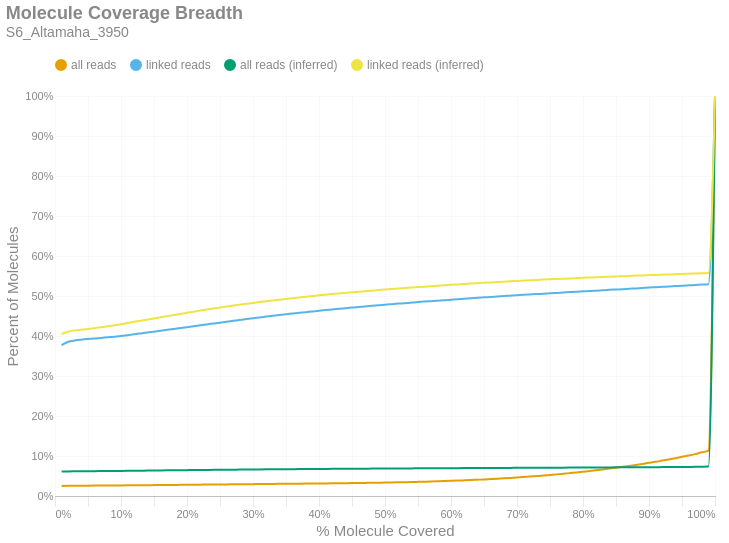

Notebook code for this chart:
### Markdown cell above
### Molecule Read Coverage
This chart shows molecule coverage breadth as computed by the number of bases aligned to that molecule. In other words, "*how much of each unique long molecule is actually sequenced/aligned?*" Keep in mind there is a distinction between sequences and alignments, since some sequences belonging to a particular molecule may not align well and wouldn't appear in the alignment data. This chart also shows molecule coverage breadth as computed by the *inferred fragment* from which the aligned sequences originate. Unlike read coverage, this calculation takes into account the total insert size, including unsequenced gaps between the forward and reverse reads. Like the previous figures, these are cumulative percents.

### Code cell
if SKIPLR:
    print_html(f"Skipped")
else:
    binned_df = consolidated_hist(valids['coverage_bp'], mask, 0.01, True)
    binned_df_inf = consolidated_hist(valids['coverage_inserts'], mask, 0.01, True)
    binned_df = binned_df.with_columns(pl.lit(binned_df_inf['all reads (cumsum)']).alias('all reads (inferred)'))
    binned_df = binned_df.with_columns(pl.lit(binned_df_inf['linked reads (cumsum)']).alias('linked reads (inferred)'))
    binned_df = binned_df.with_columns(
        (pl.col('bin').cast(pl.Float64) + 0.01).alias('right_edge')
    )

    with SafeRender(binned_df):
        (
            density_plot(binned_df, 'Molecule Coverage Breadth', samplename, 'molcov', ['all reads (inferred)','linked reads (inferred)'])
            .encode(
                #x=alt.X('bin:Q', title="% Molecule Covered").axis(format = '%').scale(padding=0),
                x=alt.X('right_edge:Q', title="% Molecule Covered").axis(format='%').scale(padding=0),
                y=alt.Y('value:Q', title='Percent of Molecules')
                    .axis(format='%')
                    .stack(False)
                    .scale(domainMin=0, padding=0),
                color=alt.Color("key:N").scale(domain = ["all reads", "linked reads", "all reads (inferred)", "linked reads (inferred)"]),
                tooltip = [
                    alt.Tooltip("key:N", title = "Data Type"),
                    alt.Tooltip("range_label:N", title="% Molecule Covered"),
                    alt.Tooltip("value:Q", format = ".2%", title="% Molecules")
                ]
            )
        ).display()

### Figure 1 — Vega-Lite specification as saved in the notebook (floating-point values rounded to 4 significant figures)
{"width": "container", "height": 400, "config": {"title": {"anchor": "start", "dy": -15, "fontSize": 18, "color": "#888888", "subtitleColor": "#888888", "subtitleFontSize": 14}, "arc": {"fill": "#0072B2"}, "axis": {"domainColor": "#888888", "domainWidth": 0.5, "gridWidth": 0.2, "grid": false, "titleFontWeight": 400, "titleFontSize": 15, "labelFontSize": 11, "labelColor": "#888888", "tickColor": "#888888", "tickWidth": 0.2, "titleColor": "#888888"}, "axisBand": {"grid": false}, "axisX": {"grid": true, "tickSize": 10, "domainCap": "round"}, "axisY": {"domain": false, "grid": true, "tickSize": 0, "domainCap": "round"}, "background": "transparent", "header": {"labelFontSize": 15, "labelColor": "#888888", "titleFontSize": 15, "titleFontWeight": 600, "titleColor": "#888888"}, "legend": {"labelFont": "sans-serif", "labelFontSize": 12, "labelColor": "#888888", "symbolSize": 100, "symbolType": "circle", "titleFontSize": 12, "titlePadding": 10, "titleColor": "#888888", "title": null, "orient": "top"}, "range": {"category": ["#E69F00", "#56B4E9", "#009E73", "#F0E442", "#0072B2", "#D55E00", "#CC79A7", "#000000"], "diverging": ["#cfe8f3", "#a2d4ec", "#73bfe2", "#46abdb", "#1696d2", "#12719e"]}, "area": {"fill": "#0072B2", "fillOpacity": 0.7, "line": true, "strokeOpacity": 0.7}, "line": {"color": "#0072B2", "stroke": "#0072B2", "strokeWidth": 2}, "trail": {"color": "#0072B2", "stroke": "#0072B2", "strokeWidth": 0, "size": 1}, "point": {"filled": true, "fillOpacity": 1.0, "size": 95}, "text": {"color": "#888888", "fontSize": 11, "align": "right", "fontWeight": 400, "size": 11}, "bar": {"fill": "#0072B2", "stroke": null}, "view": {"stroke": null, "continuousWidth": 660, "continuousHeight": 400}}, "data": {"name": "data-7fbfce187daa8d3ae1d56fd230236cc7"}, "mark": {"type": "line", "interpolate": "monotone", "point": {"opacity": 0, "size": 275}}, "encoding": {"color": {"field": "key", "scale": {"domain": ["all reads", "linked reads", "all reads (inferred)", "linked reads (inferred)"]}, "type": "nominal"}, "tooltip": [{"field": "key", "title": "Data Type", "type": "nominal"}, {"field": "range_label", "title": "% Molecule Covered", "type": "nominal"}, {"field": "value", "format": ".2%", "title": "% Molecules", "type": "quantitative"}], "x": {"axis": {"format": "%"}, "field": "right_edge", "scale": {"padding": 0}, "title": "% Molecule Covered", "type": "quantitative"}, "y": {"axis": {"format": "%"}, "field": "value", "scale": {"domainMin": 0, "padding": 0}, "stack": false, "title": "Percent of Molecules", "type": "quantitative"}}, "params": [{"name": "param_c36ac31b6afebe62", "select": {"type": "point", "fields": ["key"]}, "bind": "legend"}], "title": {"text": "Molecule Coverage Breadth", "subtitle": "S6_Altamaha_3950"}, "transform": [{"fold": ["all reads (cumsum)", "linked reads (cumsum)", "all reads (inferred)", "linked reads (inferred)"]}, {"calculate": "replace(datum.key, ' (cumsum)', '')", "as": "key"}, {"filter": {"param": "param_c36ac31b6afebe62"}}], "usermeta": {"embedOptions": {"downloadFileName": "S6_Altamaha_3950.molcov"}}, "$schema": "https://vega.github.io/schema/vega-lite/v6.1.0.json", "datasets": {"data-7fbfce187daa8d3ae1d56fd230236cc7": [{"bin": "0.0", "interval": "0.0-0.01", "all reads": 0.02473, "linked reads": 0.3771, "all reads (cumsum)": 0.02473, "linked reads (cumsum)": 0.3771, "range_label": "0.0-0.01", "all reads (inferred)": 0.0611, "linked reads (inferred)": 0.4046, "right_edge": 0.01}, {"bin": "0.01", "interval": "0.01-0.02", "all reads": 0.0005984, "linked reads": 0.008506, "all reads (cumsum)": 0.02533, "linked reads (cumsum)": 0.3856, "range_label": "0.01-0.02", "all reads (inferred)": 0.06153, "linked reads (inferred)": 0.4112, "right_edge": 0.02}, {"bin": "0.02", "interval": "0.02-0.03", "all reads": 0.0002537, "linked reads": 0.00332, "all reads (cumsum)": 0.02559, "linked reads (cumsum)": 0.3889, "range_label": "0.02-0.03", "all reads (inferred)": 0.06172, "linked reads (inferred)": 0.414, "right_edge": 0.03}, {"bin": "0.03", "interval": "0.03-0.04", "all reads": 0.0001602, "linked reads": 0.001961, "all reads (cumsum)": 0.02575, "linked reads (cumsum)": 0.3909, "range_label": "0.03-0.04", "all reads (inferred)": 0.06186, "linked reads (inferred)": 0.416, "right_edge": 0.04}, {"bin": "0.04", "interval": "0.04-0.05", "all reads": 0.0001265, "linked reads": 0.001489, "all reads (cumsum)": 0.02587, "linked reads (cumsum)": 0.3924, "range_label": "0.04-0.05", "all reads (inferred)": 0.06198, "linked reads (inferred)": 0.4177, "right_edge": 0.05}, {"bin": "0.05", "interval": "0.05-0.06", "all reads": 0.0001061, "linked reads": 0.001295, "all reads (cumsum)": 0.02598, "linked reads (cumsum)": 0.3937, "range_label": "0.05-0.06", "all reads (inferred)": 0.06211, "linked reads (inferred)": 0.4197, "right_edge": 0.06}, {"bin": "0.06", "interval": "0.06-0.07", "all reads": 0.0001279, "linked reads": 0.001599, "all reads (cumsum)": 0.02611, "linked reads (cumsum)": 0.3953, "range_label": "0.06-0.07", "all reads (inferred)": 0.06227, "linked reads (inferred)": 0.4219, "right_edge": 0.07}, {"bin": "0.07", "interval": "0.07-0.08", "all reads": 0.0001101, "linked reads": 0.001421, "all reads (cumsum)": 0.02622, "linked reads (cumsum)": 0.3967, "range_label": "0.07-0.08", "all reads (inferred)": 0.06242, "linked reads (inferred)": 0.4243, "right_edge": 0.08}, {"bin": "0.08", "interval": "0.08-0.09", "all reads": 0.0001226, "linked reads": 0.001599, "all reads (cumsum)": 0.02634, "linked reads (cumsum)": 0.3983, "range_label": "0.08-0.09", "all reads (inferred)": 0.06259, "linked reads (inferred)": 0.4268, "right_edge": 0.09}, {"bin": "0.09", "interval": "0.09-0.1", "all reads": 0.0001387, "linked reads": 0.001883, "all reads (cumsum)": 0.02648, "linked reads (cumsum)": 0.4002, "range_label": "0.09-0.1", "all reads (inferred)": 0.06278, "linked reads (inferred)": 0.4296, "right_edge": 0.1}, {"bin": "0.1", "interval": "0.1-0.11", "all reads": 0.000144, "linked reads": 0.001893, "all reads (cumsum)": 0.02662, "linked reads (cumsum)": 0.4021, "range_label": "0.1-0.11", "all reads (inferred)": 0.06297, "linked reads (inferred)": 0.4324, "right_edge": 0.11}, {"bin": "0.11", "interval": "0.11-0.12", "all reads": 0.0001513, "linked reads": 0.002119, "all reads (cumsum)": 0.02677, "linked reads (cumsum)": 0.4042, "range_label": "0.11-0.12", "all reads (inferred)": 0.06317, "linked reads (inferred)": 0.4354, "right_edge": 0.12}, {"bin": "0.12", "interval": "0.12-0.13", "all reads": 0.0001598, "linked reads": 0.002229, "all reads (cumsum)": 0.02693, "linked reads (cumsum)": 0.4064, "range_label": "0.12-0.13", "all reads (inferred)": 0.06336, "linked reads (inferred)": 0.4382, "right_edge": 0.13}, {"bin": "0.13", "interval": "0.13-0.14", "all reads": 0.0001625, "linked reads": 0.002271, "all reads (cumsum)": 0.0271, "linked reads (cumsum)": 0.4087, "range_label": "0.13-0.14", "all reads (inferred)": 0.06354, "linked reads (inferred)": 0.4409, "right_edge": 0.14}, {"bin": "0.14", "interval": "0.14-0.15", "all reads": 0.0001516, "linked reads": 0.002124, "all reads (cumsum)": 0.02725, "linked reads (cumsum)": 0.4108, "range_label": "0.14-0.15", "all reads (inferred)": 0.06372, "linked reads (inferred)": 0.4437, "right_edge": 0.15}, {"bin": "0.15", "interval": "0.15-0.16", "all reads": 0.0001651, "linked reads": 0.002313, "all reads (cumsum)": 0.02741, "linked reads (cumsum)": 0.4131, "range_label": "0.15-0.16", "all reads (inferred)": 0.06392, "linked reads (inferred)": 0.4467, "right_edge": 0.16}, {"bin": "0.16", "interval": "0.16-0.17", "all reads": 0.0001602, "linked reads": 0.002292, "all reads (cumsum)": 0.02757, "linked reads (cumsum)": 0.4154, "range_label": "0.16-0.17", "all reads (inferred)": 0.06411, "linked reads (inferred)": 0.4497, "right_edge": 0.17}, {"bin": "0.17", "interval": "0.17-0.18", "all reads": 0.0001644, "linked reads": 0.002286, "all reads (cumsum)": 0.02774, "linked reads (cumsum)": 0.4177, "range_label": "0.17-0.18", "all reads (inferred)": 0.0643, "linked reads (inferred)": 0.4525, "right_edge": 0.18}, {"bin": "0.18", "interval": "0.18-0.19", "all reads": 0.0001483, "linked reads": 0.002119, "all reads (cumsum)": 0.02789, "linked reads (cumsum)": 0.4198, "range_label": "0.18-0.19", "all reads (inferred)": 0.06448, "linked reads (inferred)": 0.4552, "right_edge": 0.19}, {"bin": "0.19", "interval": "0.19-0.2", "all reads": 0.0001618, "linked reads": 0.002234, "all reads (cumsum)": 0.02805, "linked reads (cumsum)": 0.4221, "range_label": "0.19-0.2", "all reads (inferred)": 0.06467, "linked reads (inferred)": 0.458, "right_edge": 0.2}, {"bin": "0.2", "interval": "0.2-0.21", "all reads": 0.0001737, "linked reads": 0.002486, "all reads (cumsum)": 0.02822, "linked reads (cumsum)": 0.4246, "range_label": "0.2-0.21", "all reads (inferred)": 0.06484, "linked reads (inferred)": 0.4607, "right_edge": 0.21}, {"bin": "0.21", "interval": "0.21-0.22", "all reads": 0.0001529, "linked reads": 0.002098, "all reads (cumsum)": 0.02837, "linked reads (cumsum)": 0.4266, "range_label": "0.21-0.22", "all reads (inferred)": 0.06503, "linked reads (inferred)": 0.4636, "right_edge": 0.22}, {"bin": "0.22", "interval": "0.22-0.23", "all reads": 0.0001707, "linked reads": 0.002339, "all reads (cumsum)": 0.02854, "linked reads (cumsum)": 0.429, "range_label": "0.22-0.23", "all reads (inferred)": 0.0652, "linked reads (inferred)": 0.4661, "right_edge": 0.23}, {"bin": "0.23", "interval": "0.23-0.24", "all reads": 0.0001555, "linked reads": 0.002187, "all reads (cumsum)": 0.0287, "linked reads (cumsum)": 0.4312, "range_label": "0.23-0.24", "all reads (inferred)": 0.06537, "linked reads (inferred)": 0.4685, "right_edge": 0.24}, {"bin": "0.24", "interval": "0.24-0.25", "all reads": 0.0001608, "linked reads": 0.002213, "all reads (cumsum)": 0.02886, "linked reads (cumsum)": 0.4334, "range_label": "0.24-0.25", "all reads (inferred)": 0.06553, "linked reads (inferred)": 0.471, "right_edge": 0.25}, {"bin": "0.25", "interval": "0.25-0.26", "all reads": 0.0001654, "linked reads": 0.002281, "all reads (cumsum)": 0.02903, "linked reads (cumsum)": 0.4357, "range_label": "0.25-0.26", "all reads (inferred)": 0.0657, "linked reads (inferred)": 0.4735, "right_edge": 0.26}, {"bin": "0.26", "interval": "0.26-0.27", "all reads": 0.0001549, "linked reads": 0.002187, "all reads (cumsum)": 0.02918, "linked reads (cumsum)": 0.4379, "range_label": "0.26-0.27", "all reads (inferred)": 0.06587, "linked reads (inferred)": 0.476, "right_edge": 0.27}, {"bin": "0.27", "interval": "0.27-0.28", "all reads": 0.0001654, "linked reads": 0.002244, "all reads (cumsum)": 0.02935, "linked reads (cumsum)": 0.4401, "range_label": "0.27-0.28", "all reads (inferred)": 0.06603, "linked reads (inferred)": 0.4784, "right_edge": 0.28}, {"bin": "0.28", "interval": "0.28-0.29", "all reads": 0.0001608, "linked reads": 0.002166, "all reads (cumsum)": 0.02951, "linked reads (cumsum)": 0.4423, "range_label": "0.28-0.29", "all reads (inferred)": 0.06617, "linked reads (inferred)": 0.4806, "right_edge": 0.29}, {"bin": "0.29", "interval": "0.29-0.3", "all reads": 0.0001687, "linked reads": 0.002208, "all reads (cumsum)": 0.02968, "linked reads (cumsum)": 0.4445, "range_label": "0.29-0.3", "all reads (inferred)": 0.06632, "linked reads (inferred)": 0.4827, "right_edge": 0.3}, {"bin": "0.3", "interval": "0.3-0.31", "all reads": 0.0001486, "linked reads": 0.001909, "all reads (cumsum)": 0.02982, "linked reads (cumsum)": 0.4464, "range_label": "0.3-0.31", "all reads (inferred)": 0.06647, "linked reads (inferred)": 0.485, "right_edge": 0.31}, {"bin": "0.31", "interval": "0.31-0.32", "all reads": 0.0001585, "linked reads": 0.002092, "all reads (cumsum)": 0.02998, "linked reads (cumsum)": 0.4485, "range_label": "0.31-0.32", "all reads (inferred)": 0.06661, "linked reads (inferred)": 0.4871, "right_edge": 0.32}, {"bin": "0.32", "interval": "0.32-0.33", "all reads": 0.0001674, "linked reads": 0.00205, "all reads (cumsum)": 0.03015, "linked reads (cumsum)": 0.4505, "range_label": "0.32-0.33", "all reads (inferred)": 0.06674, "linked reads (inferred)": 0.489, "right_edge": 0.33}, {"bin": "0.33", "interval": "0.33-0.34", "all reads": 0.0001661, "linked reads": 0.001946, "all reads (cumsum)": 0.03032, "linked reads (cumsum)": 0.4525, "range_label": "0.33-0.34", "all reads (inferred)": 0.06686, "linked reads (inferred)": 0.4908, "right_edge": 0.34}, {"bin": "0.34", "interval": "0.34-0.35", "all reads": 0.0001575, "linked reads": 0.001867, "all reads (cumsum)": 0.03047, "linked reads (cumsum)": 0.4543, "range_label": "0.34-0.35", "all reads (inferred)": 0.067, "linked reads (inferred)": 0.4926, "right_edge": 0.35}, {"bin": "0.35", "interval": "0.35-0.36", "all reads": 0.0001539, "linked reads": 0.001757, "all reads (cumsum)": 0.03063, "linked reads (cumsum)": 0.4561, "range_label": "0.35-0.36", "all reads (inferred)": 0.06713, "linked reads (inferred)": 0.4946, "right_edge": 0.36}, {"bin": "0.36", "interval": "0.36-0.37", "all reads": 0.0001638, "linked reads": 0.001799, "all reads (cumsum)": 0.03079, "linked reads (cumsum)": 0.4579, "range_label": "0.36-0.37", "all reads (inferred)": 0.06726, "linked reads (inferred)": 0.4965, "right_edge": 0.37}, {"bin": "0.37", "interval": "0.37-0.38", "all reads": 0.0001559, "linked reads": 0.001752, "all reads (cumsum)": 0.03095, "linked reads (cumsum)": 0.4596, "range_label": "0.37-0.38", "all reads (inferred)": 0.06737, "linked reads (inferred)": 0.4981, "right_edge": 0.38}, {"bin": "0.38", "interval": "0.38-0.39", "all reads": 0.0001763, "linked reads": 0.001804, "all reads (cumsum)": 0.03112, "linked reads (cumsum)": 0.4614, "range_label": "0.38-0.39", "all reads (inferred)": 0.06749, "linked reads (inferred)": 0.4999, "right_edge": 0.39}, {"bin": "0.39", "interval": "0.39-0.4", "all reads": 0.000176, "linked reads": 0.00172, "all reads (cumsum)": 0.0313, "linked reads (cumsum)": 0.4632, "range_label": "0.39-0.4", "all reads (inferred)": 0.06762, "linked reads (inferred)": 0.5017, "right_edge": 0.4}, {"bin": "0.4", "interval": "0.4-0.41", "all reads": 0.0001803, "linked reads": 0.001704, "all reads (cumsum)": 0.03148, "linked reads (cumsum)": 0.4649, "range_label": "0.4-0.41", "all reads (inferred)": 0.06773, "linked reads (inferred)": 0.5033, "right_edge": 0.41}, {"bin": "0.41", "interval": "0.41-0.42", "all reads": 0.0001822, "linked reads": 0.001505, "all reads (cumsum)": 0.03166, "linked reads (cumsum)": 0.4664, "range_label": "0.41-0.42", "all reads (inferred)": 0.06783, "linked reads (inferred)": 0.5048, "right_edge": 0.42}, {"bin": "0.42", "interval": "0.42-0.43", "all reads": 0.0002053, "linked reads": 0.00161, "all reads (cumsum)": 0.03187, "linked reads (cumsum)": 0.468, "range_label": "0.42-0.43", "all reads (inferred)": 0.06794, "linked reads (inferred)": 0.5064, "right_edge": 0.43}, {"bin": "0.43", "interval": "0.43-0.44", "all reads": 0.0001931, "linked reads": 0.001568, "all reads (cumsum)": 0.03206, "linked reads (cumsum)": 0.4696, "range_label": "0.43-0.44", "all reads (inferred)": 0.06804, "linked reads (inferred)": 0.5078, "right_edge": 0.44}, {"bin": "0.44", "interval": "0.44-0.45", "all reads": 0.0002066, "linked reads": 0.001442, "all reads (cumsum)": 0.03227, "linked reads (cumsum)": 0.471, "range_label": "0.44-0.45", "all reads (inferred)": 0.06814, "linked reads (inferred)": 0.5093, "right_edge": 0.45}, {"bin": "0.45", "interval": "0.45-0.46", "all reads": 0.000228, "linked reads": 0.001458, "all reads (cumsum)": 0.0325, "linked reads (cumsum)": 0.4725, "range_label": "0.45-0.46", "all reads (inferred)": 0.06825, "linked reads (inferred)": 0.5106, "right_edge": 0.46}, {"bin": "0.46", "interval": "0.46-0.47", "all reads": 0.000258, "linked reads": 0.001594, "all reads (cumsum)": 0.03275, "linked reads (cumsum)": 0.474, "range_label": "0.46-0.47", "all reads (inferred)": 0.06834, "linked reads (inferred)": 0.512, "right_edge": 0.47}, {"bin": "0.47", "interval": "0.47-0.48", "all reads": 0.0002481, "linked reads": 0.001342, "all reads (cumsum)": 0.033, "linked reads (cumsum)": 0.4754, "range_label": "0.47-0.48", "all reads (inferred)": 0.06844, "linked reads (inferred)": 0.5133, "right_edge": 0.48}, {"bin": "0.48", "interval": "0.48-0.49", "all reads": 0.0002669, "linked reads": 0.001489, "all reads (cumsum)": 0.03327, "linked reads (cumsum)": 0.4769, "range_label": "0.48-0.49", "all reads (inferred)": 0.06854, "linked reads (inferred)": 0.5148, "right_edge": 0.49}, {"bin": "0.49", "interval": "0.49-0.5", "all reads": 0.000318, "linked reads": 0.001447, "all reads (cumsum)": 0.03359, "linked reads (cumsum)": 0.4783, "range_label": "0.49-0.5", "all reads (inferred)": 0.06865, "linked reads (inferred)": 0.5161, "right_edge": 0.5}, {"bin": "0.5", "interval": "0.5-0.51", "all reads": 0.0002946, "linked reads": 0.001306, "all reads (cumsum)": 0.03388, "linked reads (cumsum)": 0.4796, "range_label": "0.5-0.51", "all reads (inferred)": 0.06874, "linked reads (inferred)": 0.5174, "right_edge": 0.51}, {"bin": "0.51", "interval": "0.51-0.52", "all reads": 0.0003328, "linked reads": 0.001311, "all reads (cumsum)": 0.03421, "linked reads (cumsum)": 0.4809, "range_label": "0.51-0.52", "all reads (inferred)": 0.06883, "linked reads (inferred)": 0.5187, "right_edge": 0.52}, {"bin": "0.52", "interval": "0.52-0.53", "all reads": 0.000346, "linked reads": 0.001196, "all reads (cumsum)": 0.03456, "linked reads (cumsum)": 0.4821, "range_label": "0.52-0.53", "all reads (inferred)": 0.06893, "linked reads (inferred)": 0.52, "right_edge": 0.53}, {"bin": "0.53", "interval": "0.53-0.54", "all reads": 0.0003641, "linked reads": 0.001306, "all reads (cumsum)": 0.03492, "linked reads (cumsum)": 0.4834, "range_label": "0.53-0.54", "all reads (inferred)": 0.06902, "linked reads (inferred)": 0.5211, "right_edge": 0.54}, {"bin": "0.54", "interval": "0.54-0.55", "all reads": 0.0004182, "linked reads": 0.001363, "all reads (cumsum)": 0.03534, "linked reads (cumsum)": 0.4848, "range_label": "0.54-0.55", "all reads (inferred)": 0.06911, "linked reads (inferred)": 0.5222, "right_edge": 0.55}, {"bin": "0.55", "interval": "0.55-0.56", "all reads": 0.0004373, "linked reads": 0.001201, "all reads (cumsum)": 0.03578, "linked reads (cumsum)": 0.486, "range_label": "0.55-0.56", "all reads (inferred)": 0.0692, "linked reads (inferred)": 0.5233, "right_edge": 0.56}, {"bin": "0.56", "interval": "0.56-0.57", "all reads": 0.0004505, "linked reads": 0.001122, "all reads (cumsum)": 0.03623, "linked reads (cumsum)": 0.4871, "range_label": "0.56-0.57", "all reads (inferred)": 0.06929, "linked reads (inferred)": 0.5244, "right_edge": 0.57}, {"bin": "0.57", "interval": "0.57-0.58", "all reads": 0.0005075, "linked reads": 0.001164, "all reads (cumsum)": 0.03674, "linked reads (cumsum)": 0.4883, "range_label": "0.57-0.58", "all reads (inferred)": 0.06938, "linked reads (inferred)": 0.5257, "right_edge": 0.58}, {"bin": "0.58", "interval": "0.58-0.59", "all reads": 0.0005388, "linked reads": 0.001175, "all reads (cumsum)": 0.03728, "linked reads (cumsum)": 0.4895, "range_label": "0.58-0.59", "all reads (inferred)": 0.06947, "linked reads (inferred)": 0.5268, "right_edge": 0.59}, {"bin": "0.59", "interval": "0.59-0.6", "all reads": 0.0005872, "linked reads": 0.001143, "all reads (cumsum)": 0.03786, "linked reads (cumsum)": 0.4906, "range_label": "0.59-0.6", "all reads (inferred)": 0.06957, "linked reads (inferred)": 0.528, "right_edge": 0.6}, {"bin": "0.6", "interval": "0.6-0.61", "all reads": 0.0006162, "linked reads": 0.001049, "all reads (cumsum)": 0.03848, "linked reads (cumsum)": 0.4917, "range_label": "0.6-0.61", "all reads (inferred)": 0.06964, "linked reads (inferred)": 0.529, "right_edge": 0.61}, {"bin": "0.61", "interval": "0.61-0.62", "all reads": 0.0006749, "linked reads": 0.001327, "all reads (cumsum)": 0.03915, "linked reads (cumsum)": 0.493, "range_label": "0.61-0.62", "all reads (inferred)": 0.06972, "linked reads (inferred)": 0.53, "right_edge": 0.62}, {"bin": "0.62", "interval": "0.62-0.63", "all reads": 0.000696, "linked reads": 0.001143, "all reads (cumsum)": 0.03985, "linked reads (cumsum)": 0.4941, "range_label": "0.62-0.63", "all reads (inferred)": 0.06981, "linked reads (inferred)": 0.5311, "right_edge": 0.63}, {"bin": "0.63", "interval": "0.63-0.64", "all reads": 0.0008064, "linked reads": 0.001253, "all reads (cumsum)": 0.04066, "linked reads (cumsum)": 0.4954, "range_label": "0.63-0.64", "all reads (inferred)": 0.0699, "linked reads (inferred)": 0.5322, "right_edge": 0.64}, {"bin": "0.64", "interval": "0.64-0.65", "all reads": 0.0008074, "linked reads": 0.001185, "all reads (cumsum)": 0.04146, "linked reads (cumsum)": 0.4966, "range_label": "0.64-0.65", "all reads (inferred)": 0.06998, "linked reads (inferred)": 0.5331, "right_edge": 0.65}, {"bin": "0.65", "interval": "0.65-0.66", "all reads": 0.0008792, "linked reads": 0.00119, "all reads (cumsum)": 0.04234, "linked reads (cumsum)": 0.4978, "range_label": "0.65-0.66", "all reads (inferred)": 0.07006, "linked reads (inferred)": 0.534, "right_edge": 0.66}, {"bin": "0.66", "interval": "0.66-0.67", "all reads": 0.0008897, "linked reads": 0.001007, "all reads (cumsum)": 0.04323, "linked reads (cumsum)": 0.4988, "range_label": "0.66-0.67", "all reads (inferred)": 0.07013, "linked reads (inferred)": 0.5348, "right_edge": 0.67}, {"bin": "0.67", "interval": "0.67-0.68", "all reads": 0.0009382, "linked reads": 0.001049, "all reads (cumsum)": 0.04417, "linked reads (cumsum)": 0.4998, "range_label": "0.67-0.68", "all reads (inferred)": 0.07021, "linked reads (inferred)": 0.5357, "right_edge": 0.68}, {"bin": "0.68", "interval": "0.68-0.69", "all reads": 0.001033, "linked reads": 0.001033, "all reads (cumsum)": 0.0452, "linked reads (cumsum)": 0.5009, "range_label": "0.68-0.69", "all reads (inferred)": 0.0703, "linked reads (inferred)": 0.5368, "right_edge": 0.69}, {"bin": "0.69", "interval": "0.69-0.7", "all reads": 0.001089, "linked reads": 0.001044, "all reads (cumsum)": 0.04629, "linked reads (cumsum)": 0.5019, "range_label": "0.69-0.7", "all reads (inferred)": 0.07038, "linked reads (inferred)": 0.5376, "right_edge": 0.7}, {"bin": "0.7", "interval": "0.7-0.71", "all reads": 0.001163, "linked reads": 0.001086, "all reads (cumsum)": 0.04746, "linked reads (cumsum)": 0.503, "range_label": "0.7-0.71", "all reads (inferred)": 0.07046, "linked reads (inferred)": 0.5385, "right_edge": 0.71}, {"bin": "0.71", "interval": "0.71-0.72", "all reads": 0.001191, "linked reads": 0.0009492, "all reads (cumsum)": 0.04865, "linked reads (cumsum)": 0.5039, "range_label": "0.71-0.72", "all reads (inferred)": 0.07055, "linked reads (inferred)": 0.5394, "right_edge": 0.72}, {"bin": "0.72", "interval": "0.72-0.73", "all reads": 0.001249, "linked reads": 0.000923, "all reads (cumsum)": 0.0499, "linked reads (cumsum)": 0.5049, "range_label": "0.72-0.73", "all reads (inferred)": 0.07063, "linked reads (inferred)": 0.5403, "right_edge": 0.73}, {"bin": "0.73", "interval": "0.73-0.74", "all reads": 0.001286, "linked reads": 0.0008338, "all reads (cumsum)": 0.05118, "linked reads (cumsum)": 0.5057, "range_label": "0.73-0.74", "all reads (inferred)": 0.0707, "linked reads (inferred)": 0.5411, "right_edge": 0.74}, {"bin": "0.74", "interval": "0.74-0.75", "all reads": 0.001461, "linked reads": 0.001096, "all reads (cumsum)": 0.05264, "linked reads (cumsum)": 0.5068, "range_label": "0.74-0.75", "all reads (inferred)": 0.07078, "linked reads (inferred)": 0.5419, "right_edge": 0.75}, {"bin": "0.75", "interval": "0.75-0.76", "all reads": 0.001423, "linked reads": 0.001002, "all reads (cumsum)": 0.05407, "linked reads (cumsum)": 0.5078, "range_label": "0.75-0.76", "all reads (inferred)": 0.07085, "linked reads (inferred)": 0.5425, "right_edge": 0.76}, {"bin": "0.76", "interval": "0.76-0.77", "all reads": 0.001519, "linked reads": 0.0009806, "all reads (cumsum)": 0.05559, "linked reads (cumsum)": 0.5088, "range_label": "0.76-0.77", "all reads (inferred)": 0.07092, "linked reads (inferred)": 0.5433, "right_edge": 0.77}, {"bin": "0.77", "interval": "0.77-0.78", "all reads": 0.001636, "linked reads": 0.0009806, "all reads (cumsum)": 0.05722, "linked reads (cumsum)": 0.5097, "range_label": "0.77-0.78", "all reads (inferred)": 0.071, "linked reads (inferred)": 0.544, "right_edge": 0.78}, {"bin": "0.78", "interval": "0.78-0.79", "all reads": 0.001695, "linked reads": 0.0009806, "all reads (cumsum)": 0.05892, "linked reads (cumsum)": 0.5107, "range_label": "0.78-0.79", "all reads (inferred)": 0.07109, "linked reads (inferred)": 0.5448, "right_edge": 0.79}, {"bin": "0.79", "interval": "0.79-0.8", "all reads": 0.001805, "linked reads": 0.0009177, "all reads (cumsum)": 0.06072, "linked reads (cumsum)": 0.5116, "range_label": "0.79-0.8", "all reads (inferred)": 0.07118, "linked reads (inferred)": 0.5457, "right_edge": 0.8}, {"bin": "0.8", "interval": "0.8-0.81", "all reads": 0.001746, "linked reads": 0.0007551, "all reads (cumsum)": 0.06247, "linked reads (cumsum)": 0.5124, "range_label": "0.8-0.81", "all reads (inferred)": 0.07124, "linked reads (inferred)": 0.5463, "right_edge": 0.81}, {"bin": "0.81", "interval": "0.81-0.82", "all reads": 0.001935, "linked reads": 0.0009597, "all reads (cumsum)": 0.0644, "linked reads (cumsum)": 0.5134, "range_label": "0.81-0.82", "all reads (inferred)": 0.07132, "linked reads (inferred)": 0.5469, "right_edge": 0.82}, {"bin": "0.82", "interval": "0.82-0.83", "all reads": 0.002014, "linked reads": 0.001023, "all reads (cumsum)": 0.06642, "linked reads (cumsum)": 0.5144, "range_label": "0.82-0.83", "all reads (inferred)": 0.0714, "linked reads (inferred)": 0.5477, "right_edge": 0.83}, {"bin": "0.83", "interval": "0.83-0.84", "all reads": 0.002109, "linked reads": 0.001007, "all reads (cumsum)": 0.06853, "linked reads (cumsum)": 0.5154, "range_label": "0.83-0.84", "all reads (inferred)": 0.07149, "linked reads (inferred)": 0.5484, "right_edge": 0.84}, {"bin": "0.84", "interval": "0.84-0.85", "all reads": 0.002113, "linked reads": 0.0008863, "all reads (cumsum)": 0.07064, "linked reads (cumsum)": 0.5163, "range_label": "0.84-0.85", "all reads (inferred)": 0.07157, "linked reads (inferred)": 0.549, "right_edge": 0.85}, {"bin": "0.85", "interval": "0.85-0.86", "all reads": 0.002241, "linked reads": 0.0008967, "all reads (cumsum)": 0.07288, "linked reads (cumsum)": 0.5172, "range_label": "0.85-0.86", "all reads (inferred)": 0.07166, "linked reads (inferred)": 0.5496, "right_edge": 0.86}, {"bin": "0.86", "interval": "0.86-0.87", "all reads": 0.002347, "linked reads": 0.0009492, "all reads (cumsum)": 0.07523, "linked reads (cumsum)": 0.5181, "range_label": "0.86-0.87", "all reads (inferred)": 0.07175, "linked reads (inferred)": 0.5503, "right_edge": 0.87}, {"bin": "0.87", "interval": "0.87-0.88", "all reads": 0.002462, "linked reads": 0.0009125, "all reads (cumsum)": 0.07769, "linked reads (cumsum)": 0.519, "range_label": "0.87-0.88", "all reads (inferred)": 0.07184, "linked reads (inferred)": 0.551, "right_edge": 0.88}, {"bin": "0.88", "interval": "0.88-0.89", "all reads": 0.002561, "linked reads": 0.001002, "all reads (cumsum)": 0.08025, "linked reads (cumsum)": 0.52, "range_label": "0.88-0.89", "all reads (inferred)": 0.07191, "linked reads (inferred)": 0.5516, "right_edge": 0.89}, {"bin": "0.89", "interval": "0.89-0.9", "all reads": 0.002647, "linked reads": 0.00107, "all reads (cumsum)": 0.0829, "linked reads (cumsum)": 0.5211, "range_label": "0.89-0.9", "all reads (inferred)": 0.07201, "linked reads (inferred)": 0.5522, "right_edge": 0.9}, {"bin": "0.9", "interval": "0.9-0.91", "all reads": 0.002619, "linked reads": 0.0008233, "all reads (cumsum)": 0.08552, "linked reads (cumsum)": 0.5219, "range_label": "0.9-0.91", "all reads (inferred)": 0.0721, "linked reads (inferred)": 0.5527, "right_edge": 0.91}, {"bin": "0.91", "interval": "0.91-0.92", "all reads": 0.003035, "linked reads": 0.0009544, "all reads (cumsum)": 0.08855, "linked reads (cumsum)": 0.5229, "range_label": "0.91-0.92", "all reads (inferred)": 0.07221, "linked reads (inferred)": 0.5533, "right_edge": 0.92}, {"bin": "0.92", "interval": "0.92-0.93", "all reads": 0.00282, "linked reads": 0.0008863, "all reads (cumsum)": 0.09137, "linked reads (cumsum)": 0.5238, "range_label": "0.92-0.93", "all reads (inferred)": 0.07231, "linked reads (inferred)": 0.5539, "right_edge": 0.93}, {"bin": "0.93", "interval": "0.93-0.94", "all reads": 0.003093, "linked reads": 0.0009334, "all reads (cumsum)": 0.09447, "linked reads (cumsum)": 0.5247, "range_label": "0.93-0.94", "all reads (inferred)": 0.07242, "linked reads (inferred)": 0.5545, "right_edge": 0.94}, {"bin": "0.94", "interval": "0.94-0.95", "all reads": 0.003523, "linked reads": 0.0009282, "all reads (cumsum)": 0.09799, "linked reads (cumsum)": 0.5256, "range_label": "0.94-0.95", "all reads (inferred)": 0.07255, "linked reads (inferred)": 0.5552, "right_edge": 0.95}, {"bin": "0.95", "interval": "0.95-0.96", "all reads": 0.003051, "linked reads": 0.0009649, "all reads (cumsum)": 0.101, "linked reads (cumsum)": 0.5266, "range_label": "0.95-0.96", "all reads (inferred)": 0.07272, "linked reads (inferred)": 0.5558, "right_edge": 0.96}, {"bin": "0.96", "interval": "0.96-0.97", "all reads": 0.003687, "linked reads": 0.0009806, "all reads (cumsum)": 0.1047, "linked reads (cumsum)": 0.5276, "range_label": "0.96-0.97", "all reads (inferred)": 0.07288, "linked reads (inferred)": 0.5565, "right_edge": 0.97}, {"bin": "0.97", "interval": "0.97-0.98", "all reads": 0.004424, "linked reads": 0.0009702, "all reads (cumsum)": 0.1092, "linked reads (cumsum)": 0.5285, "range_label": "0.97-0.98", "all reads (inferred)": 0.07317, "linked reads (inferred)": 0.557, "right_edge": 0.98}, {"bin": "0.98", "interval": "0.98-0.99", "all reads": 0.004248, "linked reads": 0.001002, "all reads (cumsum)": 0.1134, "linked reads (cumsum)": 0.5295, "range_label": "0.98-0.99", "all reads (inferred)": 0.07364, "linked reads (inferred)": 0.5574, "right_edge": 0.99}, {"bin": "0.99", "interval": "0.99-1.0", "all reads": 0.8866, "linked reads": 0.4705, "all reads (cumsum)": 1.0, "linked reads (cumsum)": 1.0, "range_label": "0.99-1.0", "all reads (inferred)": 1.0, "linked reads (inferred)": 1.0, "right_edge": 1.0}]}}
